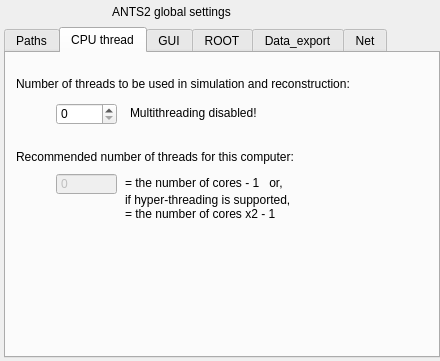
<?xml version="1.0" encoding="UTF-8"?>
<ui version="4.0">
 <class>GlobalSettingsWindowClass</class>
 <widget class="QMainWindow" name="GlobalSettingsWindowClass">
  <property name="geometry">
   <rect>
    <x>0</x>
    <y>0</y>
    <width>440</width>
    <height>361</height>
   </rect>
  </property>
  <property name="windowTitle">
   <string>MainWindow</string>
  </property>
  <widget class="QWidget" name="centralwidget">
   <widget class="QTabWidget" name="twMain">
    <property name="geometry">
     <rect>
      <x>4</x>
      <y>27</y>
      <width>436</width>
      <height>331</height>
     </rect>
    </property>
    <property name="currentIndex">
     <number>1</number>
    </property>
    <widget class="QWidget" name="tabDirs">
     <attribute name="title">
      <string>Paths</string>
     </attribute>
     <widget class="QLineEdit" name="leLibMaterials">
      <property name="geometry">
       <rect>
        <x>10</x>
        <y>67</y>
        <width>340</width>
        <height>20</height>
       </rect>
      </property>
     </widget>
     <widget class="QLineEdit" name="leWorkingDir">
      <property name="geometry">
       <rect>
        <x>10</x>
        <y>204</y>
        <width>411</width>
        <height>20</height>
       </rect>
      </property>
     </widget>
     <widget class="QPushButton" name="pbChooseMaterialLib">
      <property name="geometry">
       <rect>
        <x>364</x>
        <y>66</y>
        <width>54</width>
        <height>22</height>
       </rect>
      </property>
      <property name="contextMenuPolicy">
       <enum>Qt::CustomContextMenu</enum>
      </property>
      <property name="text">
       <string>Change</string>
      </property>
     </widget>
     <widget class="QLabel" name="label_188">
      <property name="geometry">
       <rect>
        <x>10</x>
        <y>188</y>
        <width>171</width>
        <height>16</height>
       </rect>
      </property>
      <property name="text">
       <string>Temporary (working) directory:</string>
      </property>
     </widget>
     <widget class="QLabel" name="label_146">
      <property name="geometry">
       <rect>
        <x>10</x>
        <y>9</y>
        <width>231</width>
        <height>16</height>
       </rect>
      </property>
      <property name="text">
       <string>PMtypes: default save/load path:</string>
      </property>
     </widget>
     <widget class="QLabel" name="label_267">
      <property name="geometry">
       <rect>
        <x>10</x>
        <y>124</y>
        <width>231</width>
        <height>16</height>
       </rect>
      </property>
      <property name="text">
       <string>Scripts: default save/load path:</string>
      </property>
     </widget>
     <widget class="QLabel" name="label_260">
      <property name="geometry">
       <rect>
        <x>10</x>
        <y>85</y>
        <width>231</width>
        <height>16</height>
       </rect>
      </property>
      <property name="text">
       <string>Particle sources: default save/load path:</string>
      </property>
     </widget>
     <widget class="QLineEdit" name="leLibPMtypes">
      <property name="geometry">
       <rect>
        <x>10</x>
        <y>29</y>
        <width>340</width>
        <height>20</height>
       </rect>
      </property>
     </widget>
     <widget class="QLabel" name="label_239">
      <property name="geometry">
       <rect>
        <x>10</x>
        <y>49</y>
        <width>231</width>
        <height>16</height>
       </rect>
      </property>
      <property name="text">
       <string>Materials: default save/load path:</string>
      </property>
     </widget>
     <widget class="QLineEdit" name="leLibScripts">
      <property name="geometry">
       <rect>
        <x>10</x>
        <y>142</y>
        <width>340</width>
        <height>20</height>
       </rect>
      </property>
     </widget>
     <widget class="QLineEdit" name="leLibParticleSources">
      <property name="geometry">
       <rect>
        <x>10</x>
        <y>103</y>
        <width>340</width>
        <height>20</height>
       </rect>
      </property>
     </widget>
     <widget class="QPushButton" name="pbChoosePMtypeLib">
      <property name="geometry">
       <rect>
        <x>364</x>
        <y>28</y>
        <width>54</width>
        <height>22</height>
       </rect>
      </property>
      <property name="contextMenuPolicy">
       <enum>Qt::CustomContextMenu</enum>
      </property>
      <property name="text">
       <string>Change</string>
      </property>
     </widget>
     <widget class="QPushButton" name="pbChooseParticleSourcesLib">
      <property name="geometry">
       <rect>
        <x>364</x>
        <y>102</y>
        <width>54</width>
        <height>22</height>
       </rect>
      </property>
      <property name="contextMenuPolicy">
       <enum>Qt::CustomContextMenu</enum>
      </property>
      <property name="text">
       <string>Change</string>
      </property>
     </widget>
     <widget class="QPushButton" name="pbChooseScriptsLib">
      <property name="geometry">
       <rect>
        <x>364</x>
        <y>141</y>
        <width>54</width>
        <height>22</height>
       </rect>
      </property>
      <property name="contextMenuPolicy">
       <enum>Qt::CustomContextMenu</enum>
      </property>
      <property name="text">
       <string>Change</string>
      </property>
     </widget>
     <widget class="QPushButton" name="pbChangeWorkingDir">
      <property name="geometry">
       <rect>
        <x>130</x>
        <y>227</y>
        <width>181</width>
        <height>23</height>
       </rect>
      </property>
      <property name="text">
       <string>Change for this session</string>
      </property>
     </widget>
     <widget class="QPushButton" name="pbOpen">
      <property name="geometry">
       <rect>
        <x>30</x>
        <y>273</y>
        <width>91</width>
        <height>23</height>
       </rect>
      </property>
      <property name="text">
       <string>Open</string>
      </property>
     </widget>
     <widget class="QComboBox" name="comboBox">
      <property name="geometry">
       <rect>
        <x>140</x>
        <y>273</y>
        <width>241</width>
        <height>22</height>
       </rect>
      </property>
      <item>
       <property name="text">
        <string>Base dir</string>
       </property>
      </item>
      <item>
       <property name="text">
        <string>Config dir</string>
       </property>
      </item>
      <item>
       <property name="text">
        <string>Scripts dir</string>
       </property>
      </item>
      <item>
       <property name="text">
        <string>Working dir</string>
       </property>
      </item>
      <item>
       <property name="text">
        <string>Examples dir</string>
       </property>
      </item>
     </widget>
     <widget class="Line" name="line_3">
      <property name="geometry">
       <rect>
        <x>80</x>
        <y>283</y>
        <width>118</width>
        <height>3</height>
       </rect>
      </property>
      <property name="frameShadow">
       <enum>QFrame::Plain</enum>
      </property>
      <property name="orientation">
       <enum>Qt::Horizontal</enum>
      </property>
     </widget>
     <zorder>line_3</zorder>
     <zorder>leLibMaterials</zorder>
     <zorder>leWorkingDir</zorder>
     <zorder>pbChooseMaterialLib</zorder>
     <zorder>label_188</zorder>
     <zorder>label_146</zorder>
     <zorder>label_267</zorder>
     <zorder>label_260</zorder>
     <zorder>leLibPMtypes</zorder>
     <zorder>label_239</zorder>
     <zorder>leLibScripts</zorder>
     <zorder>leLibParticleSources</zorder>
     <zorder>pbChoosePMtypeLib</zorder>
     <zorder>pbChooseParticleSourcesLib</zorder>
     <zorder>pbChooseScriptsLib</zorder>
     <zorder>pbChangeWorkingDir</zorder>
     <zorder>pbOpen</zorder>
     <zorder>comboBox</zorder>
    </widget>
    <widget class="QWidget" name="tabThreads">
     <attribute name="title">
      <string>CPU thread</string>
     </attribute>
     <widget class="QLabel" name="label_10">
      <property name="geometry">
       <rect>
        <x>10</x>
        <y>20</y>
        <width>360</width>
        <height>21</height>
       </rect>
      </property>
      <property name="text">
       <string>Number of threads to be used in simulation and reconstruction:</string>
      </property>
     </widget>
     <widget class="QSpinBox" name="sbNumTreads">
      <property name="geometry">
       <rect>
        <x>50</x>
        <y>50</y>
        <width>61</width>
        <height>22</height>
       </rect>
      </property>
     </widget>
     <widget class="QLabel" name="label_11">
      <property name="geometry">
       <rect>
        <x>10</x>
        <y>96</y>
        <width>360</width>
        <height>16</height>
       </rect>
      </property>
      <property name="text">
       <string>Recommended number of threads for this computer:</string>
      </property>
     </widget>
     <widget class="QSpinBox" name="sbRecNumTreads">
      <property name="enabled">
       <bool>false</bool>
      </property>
      <property name="geometry">
       <rect>
        <x>50</x>
        <y>120</y>
        <width>61</width>
        <height>22</height>
       </rect>
      </property>
      <property name="readOnly">
       <bool>true</bool>
      </property>
      <property name="buttonSymbols">
       <enum>QAbstractSpinBox::NoButtons</enum>
      </property>
     </widget>
     <widget class="QLabel" name="fMultiDisabled">
      <property name="geometry">
       <rect>
        <x>124</x>
        <y>52</y>
        <width>190</width>
        <height>16</height>
       </rect>
      </property>
      <property name="text">
       <string>Multithreading disabled!</string>
      </property>
     </widget>
     <widget class="QLabel" name="label_12">
      <property name="geometry">
       <rect>
        <x>119</x>
        <y>122</y>
        <width>331</width>
        <height>16</height>
       </rect>
      </property>
      <property name="text">
       <string>= the number of cores - 1   or,</string>
      </property>
     </widget>
     <widget class="QLabel" name="label_22">
      <property name="geometry">
       <rect>
        <x>119</x>
        <y>138</y>
        <width>181</width>
        <height>31</height>
       </rect>
      </property>
      <property name="text">
       <string>if hyper-threading is supported,
= the number of cores x2 - 1</string>
      </property>
     </widget>
    </widget>
    <widget class="QWidget" name="tabGUI">
     <attribute name="title">
      <string>GUI</string>
     </attribute>
     <widget class="QLabel" name="label_2">
      <property name="geometry">
       <rect>
        <x>10</x>
        <y>18</y>
        <width>131</width>
        <height>16</height>
       </rect>
      </property>
      <property name="text">
       <string>Font size for all windows:</string>
      </property>
     </widget>
     <widget class="QSpinBox" name="sbFontSize">
      <property name="geometry">
       <rect>
        <x>148</x>
        <y>16</y>
        <width>51</width>
        <height>22</height>
       </rect>
      </property>
      <property name="minimum">
       <number>1</number>
      </property>
      <property name="value">
       <number>8</number>
      </property>
     </widget>
     <widget class="QLabel" name="label_15">
      <property name="geometry">
       <rect>
        <x>11</x>
        <y>82</y>
        <width>141</width>
        <height>16</height>
       </rect>
      </property>
      <property name="text">
       <string>Data precision in text log:</string>
      </property>
     </widget>
     <widget class="QSpinBox" name="sbLogPrecision">
      <property name="geometry">
       <rect>
        <x>150</x>
        <y>80</y>
        <width>50</width>
        <height>22</height>
       </rect>
      </property>
      <property name="minimum">
       <number>1</number>
      </property>
      <property name="value">
       <number>4</number>
      </property>
     </widget>
     <widget class="QCheckBox" name="cbOpenImageExternalEditor">
      <property name="geometry">
       <rect>
        <x>10</x>
        <y>140</y>
        <width>341</width>
        <height>17</height>
       </rect>
      </property>
      <property name="text">
       <string>Open image file in external editor after save on Graph window</string>
      </property>
     </widget>
     <zorder>label_2</zorder>
     <zorder>label_15</zorder>
     <zorder>sbLogPrecision</zorder>
     <zorder>sbFontSize</zorder>
     <zorder>cbOpenImageExternalEditor</zorder>
    </widget>
    <widget class="QWidget" name="tabROOT">
     <attribute name="title">
      <string>ROOT</string>
     </attribute>
     <widget class="QPushButton" name="pbgStyleScript">
      <property name="geometry">
       <rect>
        <x>94</x>
        <y>20</y>
        <width>241</width>
        <height>31</height>
       </rect>
      </property>
      <property name="text">
       <string>Configure gStyle script</string>
      </property>
     </widget>
     <widget class="QSpinBox" name="sbNumBinsHistogramsX">
      <property name="geometry">
       <rect>
        <x>210</x>
        <y>88</y>
        <width>79</width>
        <height>22</height>
       </rect>
      </property>
      <property name="minimum">
       <number>1</number>
      </property>
      <property name="maximum">
       <number>100000</number>
      </property>
      <property name="value">
       <number>100</number>
      </property>
     </widget>
     <widget class="QLabel" name="label_19">
      <property name="geometry">
       <rect>
        <x>22</x>
        <y>111</y>
        <width>170</width>
        <height>16</height>
       </rect>
      </property>
      <property name="text">
       <string>Number of bins in histograms</string>
      </property>
     </widget>
     <widget class="Line" name="line">
      <property name="geometry">
       <rect>
        <x>10</x>
        <y>61</y>
        <width>411</width>
        <height>16</height>
       </rect>
      </property>
      <property name="orientation">
       <enum>Qt::Horizontal</enum>
      </property>
     </widget>
     <widget class="QSpinBox" name="sbNumBinsHistogramsY">
      <property name="geometry">
       <rect>
        <x>210</x>
        <y>110</y>
        <width>79</width>
        <height>22</height>
       </rect>
      </property>
      <property name="minimum">
       <number>1</number>
      </property>
      <property name="maximum">
       <number>100000</number>
      </property>
      <property name="value">
       <number>100</number>
      </property>
     </widget>
     <widget class="QSpinBox" name="sbNumBinsHistogramsZ">
      <property name="geometry">
       <rect>
        <x>210</x>
        <y>132</y>
        <width>79</width>
        <height>22</height>
       </rect>
      </property>
      <property name="minimum">
       <number>1</number>
      </property>
      <property name="maximum">
       <number>100000</number>
      </property>
      <property name="value">
       <number>100</number>
      </property>
     </widget>
     <widget class="QLabel" name="label_3">
      <property name="geometry">
       <rect>
        <x>186</x>
        <y>91</y>
        <width>21</width>
        <height>16</height>
       </rect>
      </property>
      <property name="text">
       <string>X:</string>
      </property>
      <property name="alignment">
       <set>Qt::AlignRight|Qt::AlignTrailing|Qt::AlignVCenter</set>
      </property>
     </widget>
     <widget class="QLabel" name="label_4">
      <property name="geometry">
       <rect>
        <x>186</x>
        <y>112</y>
        <width>21</width>
        <height>16</height>
       </rect>
      </property>
      <property name="text">
       <string>Y:</string>
      </property>
      <property name="alignment">
       <set>Qt::AlignRight|Qt::AlignTrailing|Qt::AlignVCenter</set>
      </property>
     </widget>
     <widget class="QLabel" name="label_5">
      <property name="geometry">
       <rect>
        <x>186</x>
        <y>133</y>
        <width>21</width>
        <height>16</height>
       </rect>
      </property>
      <property name="text">
       <string>Z:</string>
      </property>
      <property name="alignment">
       <set>Qt::AlignRight|Qt::AlignTrailing|Qt::AlignVCenter</set>
      </property>
     </widget>
     <widget class="QSpinBox" name="sbNumSegments">
      <property name="geometry">
       <rect>
        <x>210</x>
        <y>230</y>
        <width>79</width>
        <height>22</height>
       </rect>
      </property>
      <property name="minimum">
       <number>3</number>
      </property>
      <property name="maximum">
       <number>1000</number>
      </property>
      <property name="value">
       <number>20</number>
      </property>
     </widget>
     <widget class="QLabel" name="label_6">
      <property name="geometry">
       <rect>
        <x>22</x>
        <y>229</y>
        <width>182</width>
        <height>20</height>
       </rect>
      </property>
      <property name="text">
       <string>Number of segments in drawing:</string>
      </property>
      <property name="alignment">
       <set>Qt::AlignLeading|Qt::AlignLeft|Qt::AlignVCenter</set>
      </property>
     </widget>
     <widget class="QSpinBox" name="sbMaxNumTracks">
      <property name="geometry">
       <rect>
        <x>210</x>
        <y>254</y>
        <width>79</width>
        <height>22</height>
       </rect>
      </property>
      <property name="minimum">
       <number>1</number>
      </property>
      <property name="maximum">
       <number>1000000</number>
      </property>
      <property name="value">
       <number>1000</number>
      </property>
     </widget>
     <widget class="QLabel" name="label_7">
      <property name="geometry">
       <rect>
        <x>22</x>
        <y>254</y>
        <width>180</width>
        <height>20</height>
       </rect>
      </property>
      <property name="text">
       <string>Maximum number of drawn tracks:</string>
      </property>
      <property name="alignment">
       <set>Qt::AlignLeading|Qt::AlignLeft|Qt::AlignVCenter</set>
      </property>
     </widget>
     <widget class="QLabel" name="label_8">
      <property name="geometry">
       <rect>
        <x>186</x>
        <y>192</y>
        <width>21</width>
        <height>16</height>
       </rect>
      </property>
      <property name="text">
       <string>Y:</string>
      </property>
      <property name="alignment">
       <set>Qt::AlignRight|Qt::AlignTrailing|Qt::AlignVCenter</set>
      </property>
     </widget>
     <widget class="QLabel" name="label_9">
      <property name="geometry">
       <rect>
        <x>186</x>
        <y>171</y>
        <width>21</width>
        <height>16</height>
       </rect>
      </property>
      <property name="text">
       <string>X:</string>
      </property>
      <property name="alignment">
       <set>Qt::AlignRight|Qt::AlignTrailing|Qt::AlignVCenter</set>
      </property>
     </widget>
     <widget class="QSpinBox" name="sbNumPointsFunctionX">
      <property name="geometry">
       <rect>
        <x>210</x>
        <y>168</y>
        <width>79</width>
        <height>22</height>
       </rect>
      </property>
      <property name="minimum">
       <number>4</number>
      </property>
      <property name="maximum">
       <number>1000</number>
      </property>
      <property name="value">
       <number>30</number>
      </property>
     </widget>
     <widget class="QSpinBox" name="sbNumPointsFunctionY">
      <property name="geometry">
       <rect>
        <x>210</x>
        <y>190</y>
        <width>79</width>
        <height>22</height>
       </rect>
      </property>
      <property name="minimum">
       <number>4</number>
      </property>
      <property name="maximum">
       <number>1000</number>
      </property>
      <property name="value">
       <number>30</number>
      </property>
     </widget>
     <widget class="QLabel" name="label_20">
      <property name="geometry">
       <rect>
        <x>22</x>
        <y>170</y>
        <width>170</width>
        <height>41</height>
       </rect>
      </property>
      <property name="text">
       <string>Number of points
used to draw a function</string>
      </property>
     </widget>
     <zorder>pbgStyleScript</zorder>
     <zorder>label_19</zorder>
     <zorder>line</zorder>
     <zorder>sbNumBinsHistogramsX</zorder>
     <zorder>sbNumBinsHistogramsY</zorder>
     <zorder>sbNumBinsHistogramsZ</zorder>
     <zorder>label_3</zorder>
     <zorder>label_4</zorder>
     <zorder>label_5</zorder>
     <zorder>sbNumSegments</zorder>
     <zorder>label_6</zorder>
     <zorder>sbMaxNumTracks</zorder>
     <zorder>label_7</zorder>
     <zorder>label_8</zorder>
     <zorder>label_9</zorder>
     <zorder>sbNumPointsFunctionX</zorder>
     <zorder>sbNumPointsFunctionY</zorder>
     <zorder>label_20</zorder>
    </widget>
    <widget class="QWidget" name="tabExport">
     <attribute name="title">
      <string>Data_export</string>
     </attribute>
     <widget class="QLabel" name="label_13">
      <property name="geometry">
       <rect>
        <x>10</x>
        <y>10</y>
        <width>321</width>
        <height>16</height>
       </rect>
      </property>
      <property name="text">
       <string>Reconstruction data saved as Root Tree also includes:</string>
      </property>
     </widget>
     <widget class="QCheckBox" name="cbSaveRecAsTree_IncludePMsignals">
      <property name="geometry">
       <rect>
        <x>30</x>
        <y>30</y>
        <width>231</width>
        <height>17</height>
       </rect>
      </property>
      <property name="text">
       <string>PM signals</string>
      </property>
      <property name="checked">
       <bool>true</bool>
      </property>
     </widget>
     <widget class="QCheckBox" name="cbSaveRecAsTree_IncludeTrue">
      <property name="geometry">
       <rect>
        <x>30</x>
        <y>70</y>
        <width>241</width>
        <height>17</height>
       </rect>
      </property>
      <property name="text">
       <string>True data for simulated / calibration datasets</string>
      </property>
      <property name="checked">
       <bool>true</bool>
      </property>
     </widget>
     <widget class="QCheckBox" name="cbSaveRecAsTree_IncludeRho">
      <property name="geometry">
       <rect>
        <x>30</x>
        <y>50</y>
        <width>371</width>
        <height>17</height>
       </rect>
      </property>
      <property name="text">
       <string>Rho (array with distance from rec position to PM center)</string>
      </property>
      <property name="checked">
       <bool>true</bool>
      </property>
     </widget>
    </widget>
    <widget class="QWidget" name="tab">
     <attribute name="title">
      <string>Net</string>
     </attribute>
     <widget class="QCheckBox" name="cbRunWebSocketServer">
      <property name="geometry">
       <rect>
        <x>20</x>
        <y>16</y>
        <width>221</width>
        <height>17</height>
       </rect>
      </property>
      <property name="text">
       <string>Run web socket server</string>
      </property>
     </widget>
     <widget class="QCheckBox" name="cbRunRootServer">
      <property name="geometry">
       <rect>
        <x>20</x>
        <y>150</y>
        <width>261</width>
        <height>17</height>
       </rect>
      </property>
      <property name="text">
       <string>Run CERN ROOT HTML server</string>
      </property>
     </widget>
     <widget class="QLineEdit" name="leWebSocketPort">
      <property name="geometry">
       <rect>
        <x>88</x>
        <y>62</y>
        <width>61</width>
        <height>20</height>
       </rect>
      </property>
      <property name="text">
       <string>1234</string>
      </property>
     </widget>
     <widget class="QLabel" name="label_14">
      <property name="geometry">
       <rect>
        <x>28</x>
        <y>66</y>
        <width>47</width>
        <height>13</height>
       </rect>
      </property>
      <property name="text">
       <string>Port:</string>
      </property>
     </widget>
     <widget class="QLabel" name="label_16">
      <property name="geometry">
       <rect>
        <x>28</x>
        <y>91</y>
        <width>211</width>
        <height>16</height>
       </rect>
      </property>
      <property name="text">
       <string>To connect, use url:</string>
      </property>
     </widget>
     <widget class="QLineEdit" name="leWebSocketURL">
      <property name="geometry">
       <rect>
        <x>150</x>
        <y>90</y>
        <width>270</width>
        <height>20</height>
       </rect>
      </property>
      <property name="readOnly">
       <bool>true</bool>
      </property>
     </widget>
     <widget class="QCheckBox" name="cbAutoRunWebSocketServer">
      <property name="geometry">
       <rect>
        <x>50</x>
        <y>36</y>
        <width>311</width>
        <height>17</height>
       </rect>
      </property>
      <property name="text">
       <string>Automatically run on start (applies to GUI mode only)</string>
      </property>
     </widget>
     <widget class="Line" name="line_2">
      <property name="geometry">
       <rect>
        <x>10</x>
        <y>120</y>
        <width>410</width>
        <height>16</height>
       </rect>
      </property>
      <property name="orientation">
       <enum>Qt::Horizontal</enum>
      </property>
     </widget>
     <widget class="QLabel" name="label_18">
      <property name="geometry">
       <rect>
        <x>30</x>
        <y>203</y>
        <width>47</width>
        <height>13</height>
       </rect>
      </property>
      <property name="text">
       <string>Port:</string>
      </property>
     </widget>
     <widget class="QLineEdit" name="leRootServerPort">
      <property name="geometry">
       <rect>
        <x>90</x>
        <y>200</y>
        <width>61</width>
        <height>20</height>
       </rect>
      </property>
      <property name="text">
       <string>8080</string>
      </property>
     </widget>
     <widget class="QCheckBox" name="cbAutoRunRootServer">
      <property name="geometry">
       <rect>
        <x>60</x>
        <y>170</y>
        <width>311</width>
        <height>17</height>
       </rect>
      </property>
      <property name="text">
       <string>Automatically run on start (applies to GUI mode only)</string>
      </property>
     </widget>
     <widget class="QLineEdit" name="leRootServerURL">
      <property name="geometry">
       <rect>
        <x>150</x>
        <y>260</y>
        <width>270</width>
        <height>20</height>
       </rect>
      </property>
      <property name="readOnly">
       <bool>true</bool>
      </property>
     </widget>
     <widget class="QLabel" name="label_17">
      <property name="geometry">
       <rect>
        <x>30</x>
        <y>233</y>
        <width>60</width>
        <height>13</height>
       </rect>
      </property>
      <property name="text">
       <string>JSROOT:</string>
      </property>
     </widget>
     <widget class="QLabel" name="label_21">
      <property name="geometry">
       <rect>
        <x>30</x>
        <y>262</y>
        <width>211</width>
        <height>16</height>
       </rect>
      </property>
      <property name="text">
       <string>To connect, use url:</string>
      </property>
     </widget>
     <widget class="QLineEdit" name="leJSROOT">
      <property name="geometry">
       <rect>
        <x>90</x>
        <y>230</y>
        <width>330</width>
        <height>20</height>
       </rect>
      </property>
      <property name="readOnly">
       <bool>true</bool>
      </property>
     </widget>
     <zorder>cbRunWebSocketServer</zorder>
     <zorder>cbRunRootServer</zorder>
     <zorder>leWebSocketPort</zorder>
     <zorder>label_14</zorder>
     <zorder>label_16</zorder>
     <zorder>cbAutoRunWebSocketServer</zorder>
     <zorder>line_2</zorder>
     <zorder>label_18</zorder>
     <zorder>leRootServerPort</zorder>
     <zorder>cbAutoRunRootServer</zorder>
     <zorder>label_17</zorder>
     <zorder>leWebSocketURL</zorder>
     <zorder>label_21</zorder>
     <zorder>leJSROOT</zorder>
     <zorder>leRootServerURL</zorder>
    </widget>
   </widget>
   <widget class="QLabel" name="label">
    <property name="geometry">
     <rect>
      <x>26</x>
      <y>4</y>
      <width>291</width>
      <height>16</height>
     </rect>
    </property>
    <property name="text">
     <string>ANTS2 global settings</string>
    </property>
    <property name="alignment">
     <set>Qt::AlignCenter</set>
    </property>
   </widget>
   <widget class="QGroupBox" name="gbSaveOnExit">
    <property name="geometry">
     <rect>
      <x>510</x>
      <y>70</y>
      <width>411</width>
      <height>91</height>
     </rect>
    </property>
    <property name="title">
     <string>Save detector config on exit</string>
    </property>
    <widget class="QRadioButton" name="rbAlways">
     <property name="geometry">
      <rect>
       <x>20</x>
       <y>20</y>
       <width>161</width>
       <height>17</height>
      </rect>
     </property>
     <property name="text">
      <string>Always save config on exit</string>
     </property>
     <property name="checked">
      <bool>true</bool>
     </property>
    </widget>
    <widget class="QRadioButton" name="rbNever">
     <property name="geometry">
      <rect>
       <x>20</x>
       <y>40</y>
       <width>82</width>
       <height>17</height>
      </rect>
     </property>
     <property name="text">
      <string>Do not save</string>
     </property>
    </widget>
    <widget class="QRadioButton" name="rbAskMe">
     <property name="geometry">
      <rect>
       <x>20</x>
       <y>60</y>
       <width>131</width>
       <height>17</height>
      </rect>
     </property>
     <property name="text">
      <string>Always ask me</string>
     </property>
    </widget>
   </widget>
  </widget>
 </widget>
 <resources/>
 <connections/>
</ui>
